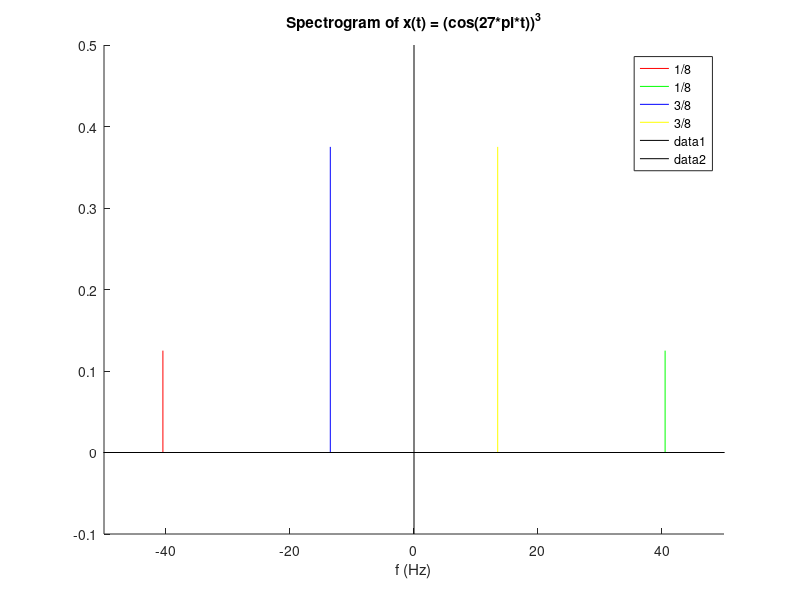

Reproduce this figure in MATLAB.
clear; clc;
hold off;
hold on;
axis([-50,50,-0.1,0.5]);

tt1 = [-40.5, -40.5];
tt2 = [40.5, 40.5];
tt3 = [-13.5, -13.5];
tt4 = [13.5, 13.5];

xx1 = [0, 1/8];
xx2 = [0, 1/8];
xx3 = [0, 3/8];
xx4 = [0, 3/8];

X1 = plot(tt1,xx1,'r-');
X2 = plot(tt2,xx2,'g-');
X3 = plot(tt3,xx3,'b-');
X4 = plot(tt4,xx4,'y-');

xlabel('f (Hz)');
legend('1/8','1/8','3/8','3/8');
title('Spectrogram of x(t) = (cos(27*pi*t))^3');

plot([-90,90],[0,0],'k-')
plot([0,0],[-0.1,0.5],'k-')